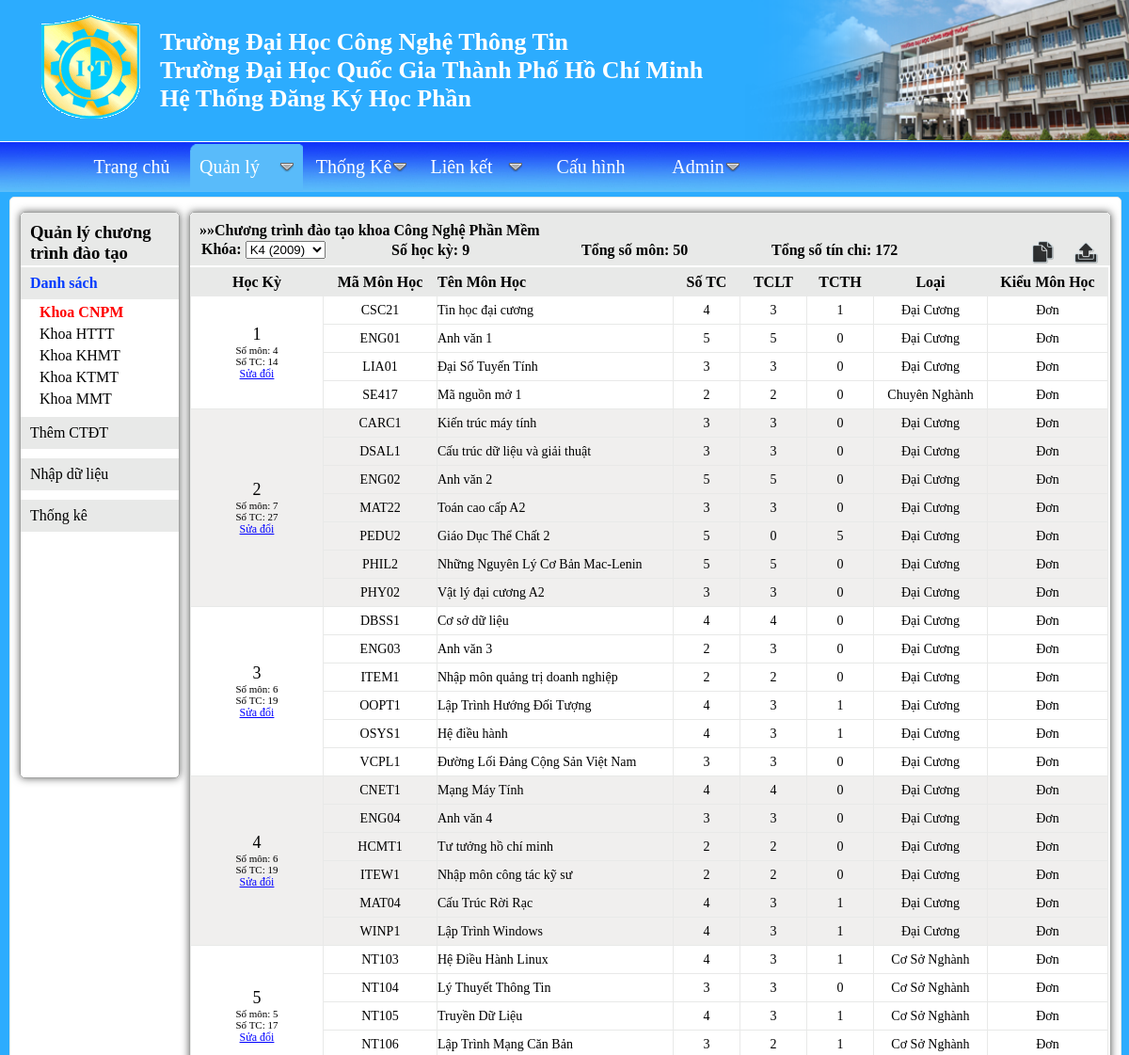
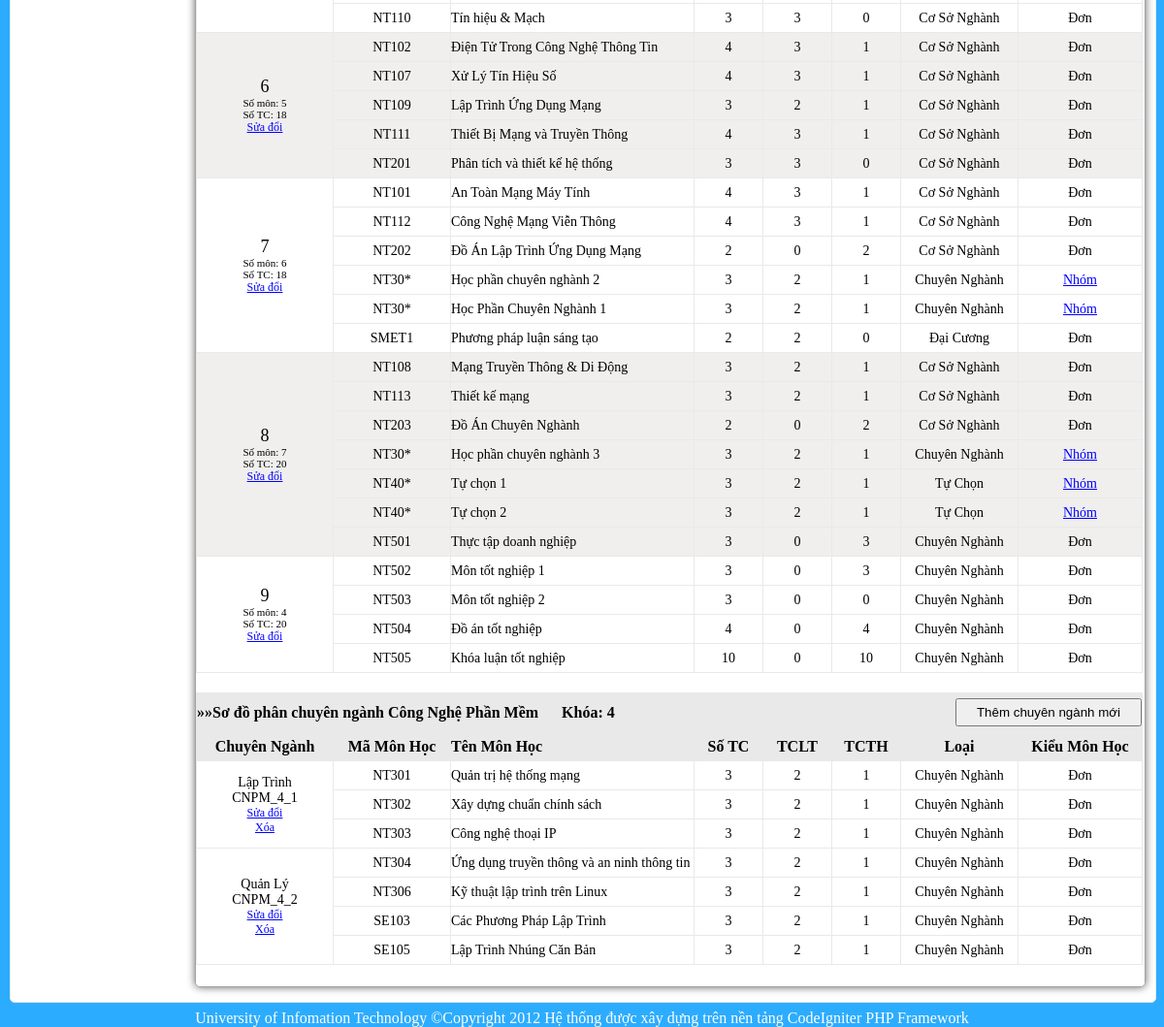
/quanly/chuong-trinh-dao-tao/CNPM/4, run on the app's committed database (2 pictures, top to bottom).
### tables this page shows
CREATE TABLE IF NOT EXISTS `khoa` (
  `MaKhoa` varchar(5) NOT NULL,
  `TenKhoa` varchar(40) NOT NULL,
  PRIMARY KEY (`MaKhoa`)
);

CREATE TABLE IF NOT EXISTS `chuyennganh` (
  `MaCN` varchar(10) NOT NULL,
  `MaKhoa` varchar(10) NOT NULL,
  `MaK` int(2) NOT NULL,
  `TenCN` varchar(150) NOT NULL,
  PRIMARY KEY (`MaCN`)
);

CREATE TABLE IF NOT EXISTS `monhoc` (
  `ID` int(3) NOT NULL AUTO_INCREMENT,
  `MaMH` varchar(5) NOT NULL DEFAULT '',
  `TenMH` varchar(62) NOT NULL DEFAULT '',
  `SoTC` int(2) DEFAULT NULL,
  `TCLT` int(2) DEFAULT NULL,
  `TCTH` int(2) DEFAULT NULL,
  `Loai` varchar(5) NOT NULL DEFAULT 'DC',
  `KieuMH` varchar(4) NOT NULL DEFAULT 'DON',
  PRIMARY KEY (`ID`)
);

CREATE TABLE IF NOT EXISTS `loai_monhoc` (
  `STT` int(1) NOT NULL,
  `MaLoai` varchar(5) NOT NULL,
  `TenLoai` varchar(40) NOT NULL,
  PRIMARY KEY (`MaLoai`)
);

### application/views/admin/vctdt_detail.php (the view, shortened to what the rows shown need)
<!DOCTYPE html PUBLIC "-//W3C//DTD XHTML 1.0 Transitional//EN" "http://www.w3.org/TR/xhtml1/DTD/xhtml1-transitional.dtd">
<html xmlns="http://www.w3.org/1999/xhtml" xml:lang="en" lang="en">
<head>
    <link rel="stylesheet" type="text/css" href="<?php echo static_url(); ?>/css/admin/common.css" />
    <link rel="stylesheet" type="text/css" href="<?php echo static_url(); ?>/css/admin/ctdt_detail.css" />
    <link rel="stylesheet" type="text/css" href="<?php echo static_url(); ?>/css/menu/menu_css.css" />
    <link rel="stylesheet" type="text/css" href="<?php echo static_url(); ?>/css/popup/popup_css.css" />
</head>
<body>
<div id="wrapper">
    <div id="page">
    <div id="data">
        <div id="left">
        <ul>
            <li><a class="active" href="/quanly/chuong-trinh-dao-tao" title="Danh sách chương trình đào tạo theo khoa">Danh sách</a>
            <?php
            echo "<ul>";
            foreach($khoa_result as $row)
            {
                if(strcasecmp($row->MaKhoa,$khoa)==0) echo "<li id='".$row->MaKhoa."' class='active' title='".$row->TenKhoa."'><a href='/quanly/chuong-trinh-dao-tao/".$row->MaKhoa."'> Khoa ".$row->MaKhoa."</a></li>";
                else echo "<li id='".$row->MaKhoa."' title='".$row->TenKhoa."'><a href='/quanly/chuong-trinh-dao-tao/".$row->MaKhoa."'> Khoa ".$row->MaKhoa."</a></li>";
            }
                echo "</ul>";
            ?>
            </li>
        </ul>
        </div>
        <div id="right">
            <div id="content">
                <div id="ctdt">
                        <?php
                        if($sohk!=0)
                        {
                            echo '<table id="table_data">
                            <tr id="first">
                                <th id="hk">Học Kỳ</th>
                                <th id="mamh">Mã Môn Học</th>
                                <th id="tenmh" style="text-align: left;">Tên Môn Học</th>
                                <th id="sotc">Số TC</th>
                                <th id="tclt">TCLT</th>
                                <th id="tcth">TCTH</th>
                                <th id="loai">Loại</th>
                                <th id="kieumh">Kiểu Môn Học</th>
                            </tr> ';
                            $hk=1;
                            while($hk<=$sohk)
                            {
                                 $ctdt_result=$this->mctdt->get_ctdt("",$khoa,$k,$hk);
                                 if(count($ctdt_result)>0)
                                 {
                                     foreach($ctdt_result as $row)
                                     {
                                        $somon_HK=$this->mctdt->get_somon($khoa,$k,$hk);
                                     }
                                 }
                                 $hk++;
                             }
                        }
                        else
                        {
                            echo "<p>Hiện tại chương trình đào tạo này chưa tồn tại!</p>";
                            echo "<p><a href='/quanly/chuong-trinh-dao-tao/them/$khoa/$k'>Tạo ngay</a> Hoặc nhấp biểu tượng nhập dữ liệu từ tập tin trên thanh công cụ</p>";
                        }
                         ?>
                        </table>
                </div>
                <div id="chuyennganh">
                        <?php
                        if($socn!=0)
                        {
                            echo "
                            <table id='table_data'>
                            <tr id='caption'>
                                <th colspan='6'>&#187;&#187;Sơ đồ phân chuyên ngành $tenkhoa   &nbsp; &nbsp; &nbsp;Khóa: $k </th>
                                <th colspan='2' style='text-align:right'><button class='add_cn'> Thêm chuyên ngành mới</button>   </th>
                            </tr>
                            <tr id='first'>
                                <th id='hk'>Chuyên Ngành</th>
                                <th id='mamh'>Mã Môn Học</th>
                                <th id='tenmh' style='text-align: left;'>Tên Môn Học</th>
                                <th id='sotc'>Số TC</th>
                                <th id='tclt'>TCLT</th>
                                <th id='tcth'>TCTH</th>
                                <th id='loai'>Loại</th>
                                <th id='kieumh'>Kiểu Môn Học</th>
                            </tr> ";
                            $chuyennganh_result=$this->mctdt->get_chuyennganh($khoa,$k);
                                foreach($chuyennganh_result as $chuyennganh_row)
                                     {
                                        $macn=$chuyennganh_row->MaCN;
                                        $tencn=$chuyennganh_row->TenCN;
                                        $monhoc_result=$this->mctdt->get_monhoc_chuyennganh($macn);
                                        $num_monhoc=count($monhoc_result);
                                        if($num_monhoc>0)
                                        {
                                            echo "<tr>";
                                            echo "<td class='macn' rowspan='$num_monhoc'>
                                                $tencn <br />
                                                $macn<br />
                                                <a href='/quanly/chuong-trinh-dao-tao/dieu-chinh-chuyen-nganh/$macn' title='Sửa đổi môn học chuyên ngành này'>Sửa đổi</a>
                                                <br />
                                               <a id='$macn' class='xoa' href='#' title='Xóa chuyên ngành này'>Xóa</a>
                                                </td>";
                                            foreach($monhoc_result as $monhoc_row)
                                            {
                                                $mamh=$monhoc_row->MaMH;
                                                $tenmh=$monhoc_row->TenMH;
                                                $sotc=$monhoc_row->SoTC;
                                                $tclt=$monhoc_row->TCLT;
                                                $tcth=$monhoc_row->TCTH;
                                                $loai=$monhoc_row->TenLoai;
                                                echo "<td class='mamh'>$mamh</td>";
                                                echo "<td class='tenmh' style='text-align:left'>$tenmh</td>";
                                                echo "<td class='sotc'  >$sotc</td>";
                                                echo "<td class='tclt'>$tclt</td>";
                                                echo "<td class='tcth'>$tcth</td>";
                                                echo "<td class='loai'>$loai</td>";
                                                $kieumh=$monhoc_row->KieuMH;
                                                if($kieumh=="DON")
                                                {
                                                  $ten_kieumh="Đơn";
                                                  echo "<td class='kieumh' id='$kieumh'>$ten_kieumh</td>";
                                                }
                                                else
                                                {
                                                  $ten_kieumh="Nhóm";
                                                  echo "<td class='kieumh' id='$kieumh'><a href='/quanly/monhoc/mon-hoc-nhom/$mamh'>$ten_kieumh</a></td>";
                                                }
                                            echo "</tr>";
                                            }
                                        }
                                     }
                            echo "</table>";
                        }
                        ?>
                </div>
            </div>
        </div>
    </div>
    </div>
</div>
</body>
</html>

### data on the page
khoa: MaKhoa "CNPM"
khoa: MaKhoa "HTTT"
khoa: MaKhoa "KHMT"
khoa: MaKhoa "KTMT"
khoa: MaKhoa "MMT"
chuyennganh: TenCN "Lập Trình", MaCN "CNPM_4_1"
monhoc: MaMH "NT301", TenMH "Quản trị hệ thống mạng", SoTC "3", TCLT "2", TCTH "1", loai_monhoc.TenLoai "Chuyên Nghành", KieuMH "Đơn"
monhoc: MaMH "NT302", TenMH "Xây dựng chuẩn chính sách", SoTC "3", TCLT "2", TCTH "1", loai_monhoc.TenLoai "Chuyên Nghành", KieuMH "Đơn"
monhoc: MaMH "NT303", TenMH "Công nghệ thoại IP", SoTC "3", TCLT "2", TCTH "1", loai_monhoc.TenLoai "Chuyên Nghành", KieuMH "Đơn"
chuyennganh: TenCN "Quản Lý", MaCN "CNPM_4_2"
monhoc: MaMH "NT304", TenMH "Ứng dụng truyền thông và an ninh thông tin", SoTC "3", TCLT "2", TCTH "1", loai_monhoc.TenLoai "Chuyên Nghành", KieuMH "Đơn"
monhoc: MaMH "NT306", TenMH "Kỹ thuật lập trình trên Linux", SoTC "3", TCLT "2", TCTH "1", loai_monhoc.TenLoai "Chuyên Nghành", KieuMH "Đơn"
monhoc: MaMH "SE103", TenMH "Các Phương Pháp Lập Trình", SoTC "3", TCLT "2", TCTH "1", loai_monhoc.TenLoai "Chuyên Nghành", KieuMH "Đơn"
monhoc: MaMH "SE105", TenMH "Lập Trình Nhúng Căn Bản", SoTC "3", TCLT "2", TCTH "1", loai_monhoc.TenLoai "Chuyên Nghành", KieuMH "Đơn"

### other printed values
$data_title "Chương trình đào tạo khoa Công Nghệ Phần Mềm"
$sohk "9"
$somon "50"
$sotc "172"
$somon_HK "4"
$sotc_HK "14"
$mamh "CSC21"
$row->TenMH "Tin học đại cương"
$row->SoTC "4"
$row->TCLT "3"
$row->TCTH "1"
$row->TenLoai "Đại Cương"
$ten_kieumh "Đơn"
$mamh "ENG01"
$row->TenMH "Anh văn 1"
